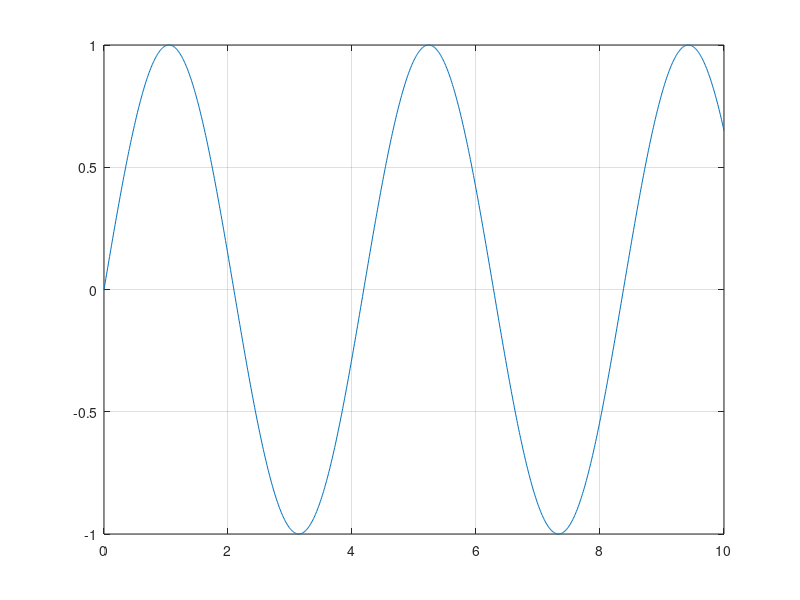

Here is the MATLAB script that generated this plot:
prev_chest_c = 79.8;
avg_chest_c = 70;
range = 19;
relative_c = 0.4956;

phi = 0.77;
phi = 0.2475*pi;
f = 0.21;
dt = 0.5;

%plotting the breathing f
t = 0:0.01:10;
f = 1.3;
plot(t,sin(t*f));grid on;
%the value of x(9) = sin(9*f)
t_9_f_9 = sin(9*f)
%assume that on t=9 the there is a change in f
f = 1.5;
plot(t,sin(t*f));grid on;
t_10_f_1_2 = sin(10*f)
%now the value of x seems to have skipped several time steps



%sin(2*pi* f * dt + phi)
